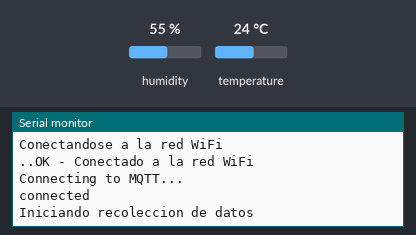
Simulated run of this sketch. Board: ESP8266 (NodeMCU). On the bench: the last lines printed to the serial monitor. The inputs (shaded band) are chosen by the test bench; at power-on: humidity 55 %, temperature 24 °C. WiFi joins after 1.5 s; servers stay silent unless stated; no MQTT or app messages arrive unless stated.

Above: at 3.2 s.
3.3 s: humidity set to 22 %
At 4.5 s:
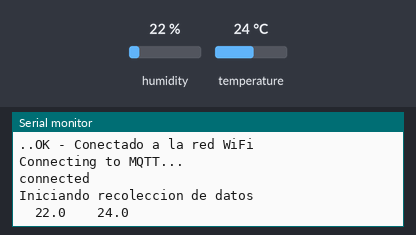
12.5 s: temperature set to 12 °C
At 19.2 s:
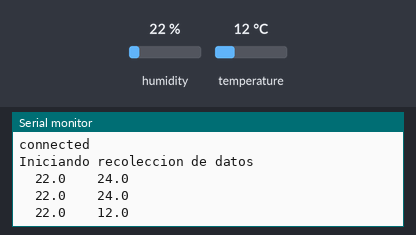
20.5 s: humidity set to 40 %
At 25.9 s:
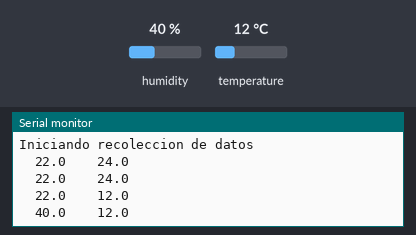

Measured:
- after the input at 3.3 s, the serial monitor: prints a new line after 0.77 s (image 1)
- after the input at 12.5 s, the serial monitor: prints a new line after 5.6 s (image 2)
- after the input at 20.5 s, the serial monitor: prints a new line after 4.6 s (image 3)

The sketch:

dht11_read.ino
```cpp
#include "DHT.h"
#include <ESP8266WiFi.h>
#include <PubSubClient.h>

const char* ssid = "ssid";
const char* password =  "pass";
const char* mqttServer = "server.mqtt";
const char* mqttUser = "usuarioMqtt";  //obtenido en cloudMQTT
const char* mqttPassword = "passMqtt";
const int mqttPort=13650;
const int mqttSSLPort=23650;
const int mqttTLSPort=33650;
const int maxConnections=5;


WiFiClient espClient;
PubSubClient client(espClient);

DHT dht;

void setup()
{
  Serial.begin(115200);
  delay(10);

  //Conexion WiFi ESP8266

  WiFi.begin(ssid, password);
  Serial.println("Conectandose a la red WiFi");
  while (WiFi.status() != WL_CONNECTED) {
    delay(1000);
    Serial.print(".");
  }
  Serial.println("OK - Conectado a la red WiFi");

  //Conexion a CloudMQTT

  client.setServer(mqttServer, mqttPort);
  client.setCallback(callback);

  while (!client.connected()) {
    Serial.println("Connecting to MQTT...");

    if (client.connect("ESP8266Client", mqttUser, mqttPassword )) {

      Serial.println("connected");

    } else {

      Serial.print("failed with state ");
      Serial.print(client.state());
      delay(2000);

    }
  }

  //Inicializacion DHT11

  Serial.println("Iniciando recoleccion de datos");
  Serial.println();
  dht.setup(D1);   /* D1 is used for data communication */
}

void callback(char* topic, byte* payload, unsigned int length) {

  Serial.print("Message arrived in topic: ");
  Serial.println(topic);

  Serial.print("Message:");
  for (int i = 0; i < length; i++) {
    Serial.print((char)payload[i]);
  }

  Serial.println();
  Serial.println("-----------------------");

}

void loop()
{
  delay(dht.getMinimumSamplingPeriod());/*Delay minimo por periodo de muestreo*/
  float humedad = dht.getHumidity();/* Obtiene humedad */
  float temperatura = dht.getTemperature();/* Obtiene temperatura */
  Serial.print("\t");
  Serial.print(humedad, 1);
  Serial.print("\t\t");
  Serial.print(temperatura, 1);
  Serial.println("");

  char tempS[8];
  dtostrf(temperatura, 6, 2, tempS); // Leave room for too large numbers!
  char humS[8]; // Buffer big enough for 7-character float
  dtostrf(humedad, 6, 2, humS); // Leave room for too large numbers!

  client.publish("nodeMCU-Snoop/temperatura",tempS);
  client.publish("nodeMCU-Snoop/humedad",humS);
  delay(5000);
}
```
